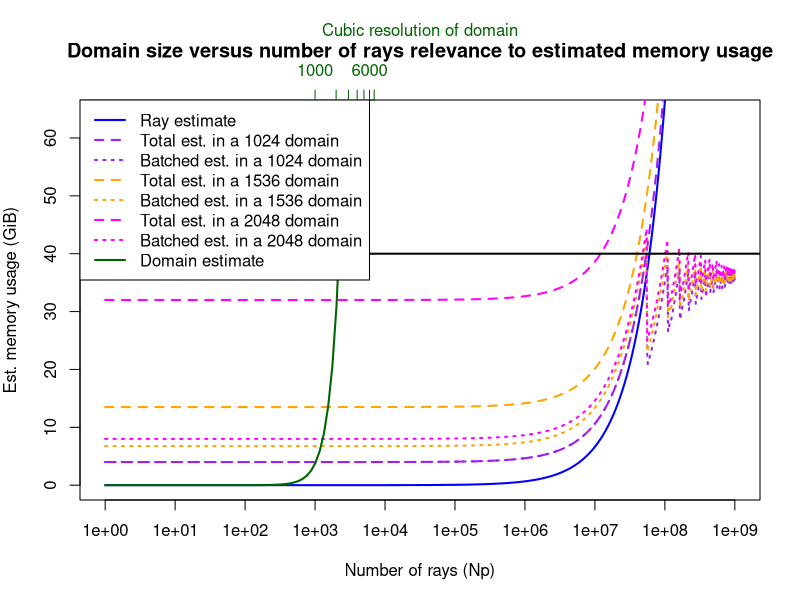

This chart was generated by the following R code:
# Create a timestamp string
timestamp <- format(Sys.time(), "%Y%m%d-%H%M%S")
pdf_file <- paste0("domain_vs_rays", "_", timestamp, ".pdf")

pdf(pdf_file, width = 8, height = 6)
par(mar = c(5, 4, 5, 2))  # Extra space at the top for 2nd x-axis

single_ray_estimate = 712
ray_estimate <- function(x, ray_size_bytes = single_ray_estimate) {
  (x * ray_size_bytes) / (1024 * 1024 * 1024) # Bytes to GiB
}

domain_estimate <- function(x, y, z) {
  (x / 1024) * (y / 1024) * (z / 1024) * (32 / 8)
}

batcher_results <- function(dims, Np_vec, mem_available_gb = 40, leeway_factor = 1.1, ray_size_bytes = 712, allocation_count = 4) {
  # Convert memory available to bytes
  mem_available <- mem_available_gb * (1024^3)

  # Predicted domain allocation (in bytes)
  predicted_domain_allocation <- domain_estimate(dims, dims, dims) * (1024^3)

  # Allocate result vector
  results <- numeric(length(Np_vec))

  for (i in seq_along(Np_vec)) {
    Np <- Np_vec[i]

    ray_memory_raw <- ray_size_bytes * Np

    limiting_value <- (predicted_domain_allocation * allocation_count + ray_memory_raw) * leeway_factor

    ray_batch_count <- max(1, ceiling(ray_memory_raw * leeway_factor / mem_available))
    print("RBC")
    print(ray_batch_count)
    domain_region_count <- max(1, ceiling((limiting_value - (ray_memory_raw / ray_batch_count)) / mem_available))
    print("DRC")
    print(domain_region_count)

    # Store result in GiB
    results[i] <- domain_estimate(dims, dims, dims %/% domain_region_count) + ray_estimate(Np %/% ray_batch_count, ray_size_bytes)
  }

  return(results)
}

x1 <- 10^seq(0, 9, length.out = 1000)
y1 <- ray_estimate(x1)

x2 <- 2^seq(0, log(4096 + 2048, base = 2), length.out = 64)
y2 <- domain_estimate(x2, x2, x2)

ylim_range <- range(c(y1, y2))
ylim_capped <- c(ylim_range[1], min(ylim_range[-1], 64))

# Main plot with base-10 log x-axis
plot(x1, y1, type = "l", col = "blue", lwd = 2,
     xlab = "Number of rays (Np)", ylab = "Est. memory usage (GiB)",
     main = "Domain size versus number of rays relevance to estimated memory usage",
     ylim = ylim_capped,
     log = "x" # base-10 log scale on x-axis
)

# Additional ray lines (same x scale, so log scale is automatic)
y1_1024 <- y1 + domain_estimate(1024, 1024, 1024)
lines(x1, y1_1024, col = "purple", lwd = 2, lty = 2)
lines(x1, batcher_results(1024, x1), col = "purple", lwd = 2, lty = 3)

y1_1536 <- y1 + domain_estimate(1536, 1536, 1536)
lines(x1, y1_1536, col = "orange", lwd = 2, lty = 2)
lines(x1, batcher_results(1536, x1), col = "orange", lwd = 2, lty = 3)

y1_2048 <- y1 + domain_estimate(2048, 2048, 2048)
lines(x1, y1_2048, col = "magenta", lwd = 2, lty = 2)
lines(x1, batcher_results(2048, x1), col = "magenta", lwd = 2, lty = 3)

# Overlay second plot (domain estimate) without axes
par(new = TRUE)

plot(x2, y2, type = "l", col = "darkgreen", lwd = 2,
     axes = FALSE, xlab = "", ylab = "", main = "",
     log = "x",  # Important! match log10 scale of bottom axis
     xlim = range(x1),  # ensure x ranges match exactly
     ylim = ylim_capped  # same y limits
)

abline(h = 40, col = "black", lwd = 2, lty = 1)

axis(side = 3, at = pretty(x2), labels = pretty(x2), col = "darkgreen", col.axis = "darkgreen")
mtext("Cubic resolution of domain", side = 3, line = 3, col = "darkgreen")

legend("topleft",
       legend = c("Ray estimate",
                  "Total est. in a 1024 domain", "Batched est. in a 1024 domain",
                  "Total est. in a 1536 domain", "Batched est. in a 1536 domain",
                  "Total est. in a 2048 domain", "Batched est. in a 2048 domain",
                  "Domain estimate"),
       col = c("blue", "purple", "purple", "orange", "orange", "magenta", "magenta", "darkgreen"),
       lty = c(1, 2, 3, 2, 3, 2, 3, 1), lwd = 2)

dev.off()
